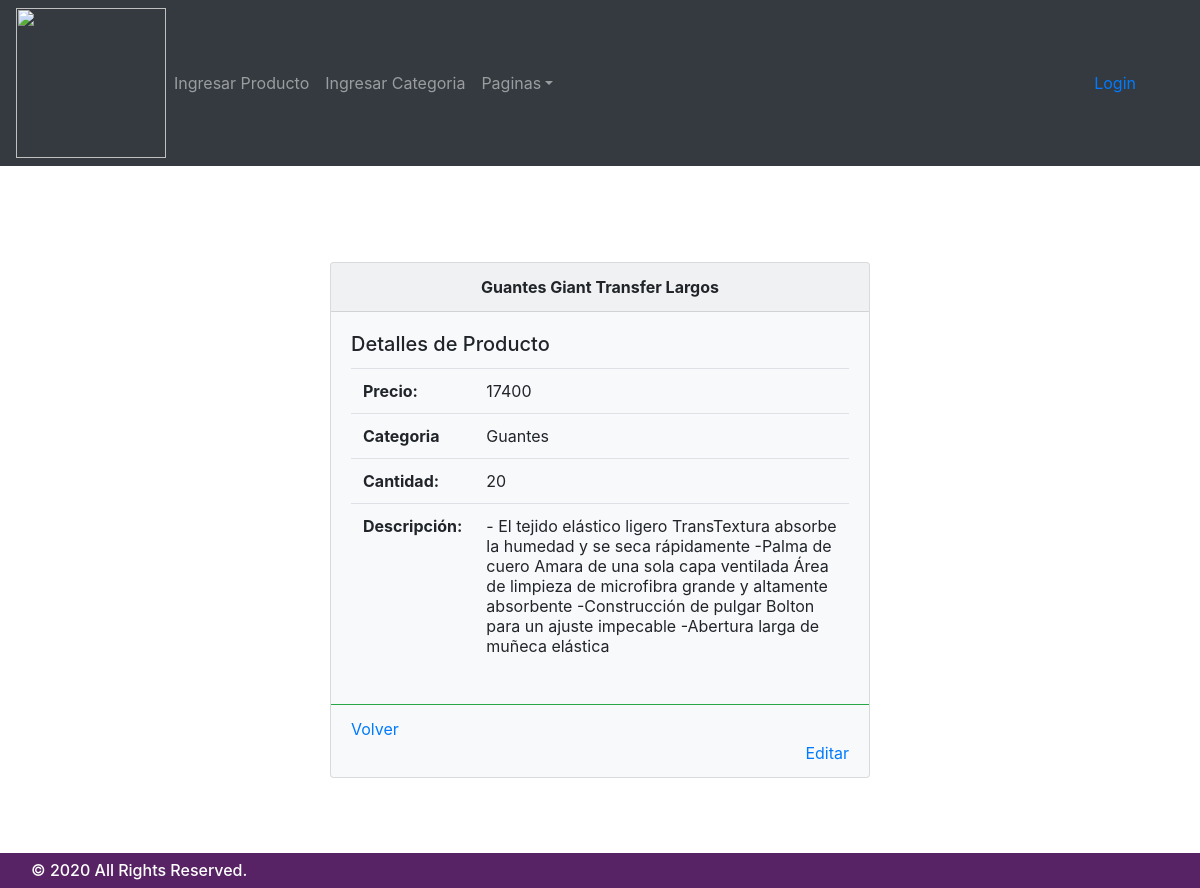
The app's page /?c=controller_view_product_admin&id_product=1 (signed in) with its own data.
### tables this page shows
CREATE TABLE `products` (
  `id_product` int(11) NOT NULL,
  `name_product` varchar(255) NOT NULL,
  `id_categorie` int(11) NOT NULL,
  `price` int(11) NOT NULL,
  `quantity` int(11) NOT NULL,
  `description` text NOT NULL
);

CREATE TABLE `categories` (
  `id_categorie` int(11) NOT NULL,
  `name_categorie` varchar(255) DEFAULT NULL
);

### Model/admin_products.php (called while the page is built, shortened)
<?php
require_once 'Model/admin_categories.php';
class products
{
    public function __construct($pname_product = "", $pid_categorie = "", $pprice = "", $pquantity = "", $pdescription = "", $pid_product = 0)
    {
        if ($pid_categorie <> "") {
            $name_categorie = new categories();
            $this->name_categorie = $name_categorie->read_categ($pid_categorie)[0];
        }
        $this->name_product = $pname_product;
        $this->price = $pprice;
        $this->quantity = $pquantity;
        $this->description = $pdescription;
    }
    public function read($id = 0)
    {
        $rows = [];
        try {
            $sql = "SELECT * FROM products";
            $pdo = new connection();
            $pdo = $pdo->connect();
            if ($id) {
                $sql .= " WHERE id_product=" . $id;
            }
            $result = $pdo->query($sql);
            foreach ($result->fetchAll() as $value) {
                $rows [] = new products($value['name_product'], $value['id_categorie'], $value['price'], $value['quantity'], $value['description'], $value['id_product']);
            }
        } catch (PDOException $ex) {
            error_log("Error en la funcion" . __FUNCTION__ . " en el archivo" . __FILE__ . " con el error " . $ex->getMessage());
        }
        return $rows;
    }
    public function get_attribute($id_product)
    {
        try {
            return $this->$id_product;
        } catch (Exception $ex) {
            return NULL;
        }
    }
}

### Model/admin_categories.php (called while the page is built, shortened)
<?php
class categories
{
    public function __construct($pname_categorie = "", $pid_categorie = 0)
    {
        $this->name_categorie = $pname_categorie;
    }
    public function read_categ($id = 0)
    {
        $rows = [];
        try {
            $sql = "SELECT * FROM categories";
            $pdo = new connection();
            $pdo = $pdo->connect();
            if ($id) {
                $sql .= " WHERE id_categorie='$id'";
            }
            $result = $pdo->query($sql);
            foreach ($result->fetchAll() as $value) {
                $rows [] = new categories($value['name_categorie'], $value['id_categorie']);
            }
        } catch (PDOException $ex) {
            derror_log("Error en la funcion" . __FUNCTION__ . " en el archivo" . __FILE__ . " con el error " . $ex->getMessage());
        }
        return $rows;
    }
}

### Views/view_admin.php (the view, shortened to what this page needs)
<div class="container">
  <div class="row">
    <div class="col-md-6 offset-md-3">
      <div class="card my-5 bg-light mb-3">
	<div class="card-header text-center">
	  <strong><?php echo $row->name_product ?></strong>
	</div>
	<div class="card-body">
	  <h5 class="card-title">Detalles de Producto</h5>
	  <table class="table">
	    <tbody>
	      <tr>
		<th scope="row">Precio:</th>
		<td><?php echo $row->price; ?></td>
	      </tr>
	      <tr>
		<th scope="row">Categoria</th>
		<td><?php echo $row->name_categorie->name_categorie; ?></td>
	      </tr>
	      <tr>
		<th scope="row">Cantidad:</th>
		<td><?php echo $row->quantity; ?></td>
	      </tr>
	      <tr>
		<th scope="row">Descripción:</th>
		<td><?php echo $row->description; ?></td>
	      </tr>
	    </tbody>
	  </table>
	</div>
	<div class="card-footer bg-transparent border-success">
	  <a href="?c=controller_show_products_admin">Volver</a>
	  <div class="text-right"><a href="?c=controller_update_products_admin&id_product=<?php echo $row->get_attribute("id_product"); ?>">Editar</a></div>
	</div>
      </div>
    </div>
  </div>
</div>

### CSS/Style.css (style rules this page uses)
body { background-repeat: no-repeat; background-size: cover; }

### records on screen
products: name_product "Guantes Giant Transfer Largos", price "17400", quantity "20", description "- El tejido elástico ligero TransTextura absorbe la humedad y se seca rápidamente -Palma de cuero Amara de una sola capa ventilada Área de limpieza de microfibra grande y altamente absorbente -Construcción de pulgar Bolton para un ajuste impecable -Abertura larga de muñeca elástica"
categories: name_categorie "Guantes"
